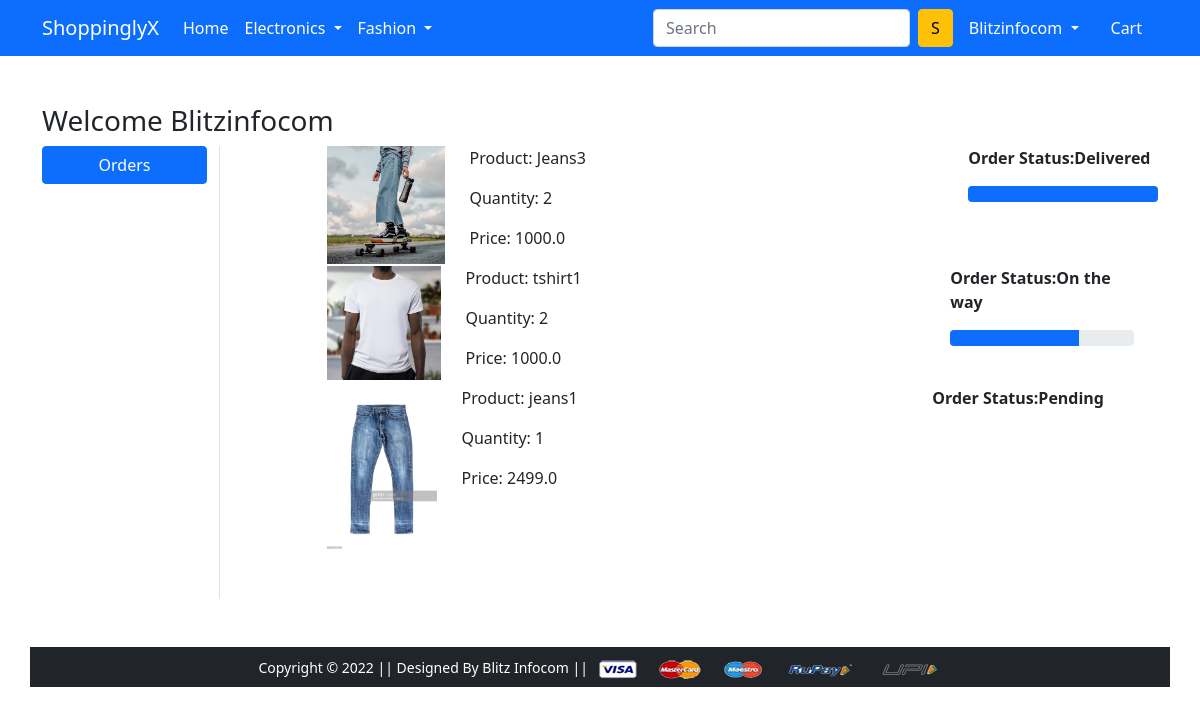
The page /orders/ (signed in) on the database its author committed.
### app/models.py (models this page shows)
class OrderedPlaced(models.Model):
    user=models.ForeignKey(User,on_delete=models.CASCADE)
    customer=models.ForeignKey(Customer,on_delete=models.CASCADE)
    product=models.ForeignKey(Product,on_delete=models.CASCADE)
    quantity=models.PositiveBigIntegerField(default=1)
    ordered_date=models.DateTimeField(auto_now_add=True)
    status=models.CharField(max_length=50,choices=STATUS_CHOICES,default='Pending')
    @property
    def total_cost(self):
     return self.quantity * self.product.discounted_price

class Product(models.Model):
    title=models.CharField(max_length=100)
    selling_price=models.FloatField()
    discounted_price=models.FloatField()
    description=models.TextField()
    brand=models.CharField(max_length=100)
    category=models.CharField(choices=CATEGORY_CHOICES,max_length=2)
    product_image=models.ImageField(upload_to='producting')

### app/views.py (the view)
# urls.py: path('orders/', views.orders, name='orders'),
@login_required
def orders(request):
  op=OrderedPlaced.objects.filter(user=request.user)
  return render(request,'app/orders.html',{'order_placed':op})

### app/templates/app/orders.html (shortened to what this page needs)
{% extends 'app/base.html' %} {% load static %}
{% block main-content %}
<div class="container my-5">
  <div class="row">
    <h3>Welcome <span class="text-capitalize">{{request.user}}</span></h3>
    <div class="col-sm-2 border-end">
      <ul class="list-unstyled">
        <li class="d-grid">
          <a href="{% url 'orders' %}" class="btn btn-primary">Orders</a>
        </li>
      </ul>
    </div>
    <div class="col-sm-9 offset-sm-1">
      {% for op in order_placed %}
      <div class="row showed-sm mb-3">
        <div class="col-sm-2">
          <img
            src="{{op.product.product_image.url}}"
            alt=""
            class="img-fluid"
            height="150"
            width="150"
            srcset=""
          />
        </div>
        <div class="col-sm-7">
          <p>Product: {{op.product.title}}</p>
          <p>Quantity: {{op.quantity}}</p>
          <p>Price: {{op.total_cost}}</p>
        </div>
        <div class="col-sm-3 fw-bold">
          <p>Order Status:{{op.status}}</p>
               {% if op.status == 'On the way' %}
              <div class="progress">
                <div
                  class="progress-bar"
                  role="progressbar"
                  style="width: 70%"
                  aria-valuenow="70"
                  aria-valuemax="100"
                ></div>
                {% endif %}
                 {% if op.status == 'Delivered' %}
                <div class="progress">
                  <div
                    class="progress-bar"
                    role="progressbar"
                    style="width: 100%"
                    aria-valuenow="100"
                    aria-valuemax="100"
                  ></div>
                  {% endif %}
                </div>
              </div>
              {% endfor %}
            </div>
            </div>
            </div>
      {% endblock main-content %}

### app/templates/app/base.html (shortened to what this page needs)
<!doctype html>
{% load static %}
<html lang="en">
  <head>
    <link href="https://cdn.jsdelivr.net/npm/bootstrap@5.0.0-beta1/dist/css/bootstrap.min.css" rel="stylesheet">
    <link rel="stylesheet" href="{% static 'app/css/owl.carousel.min.css' %}">
    <link rel="stylesheet" href="{% static 'app/css/all.min.css' %}">
    <link rel="stylesheet" href="{% static 'app/css/style.css' %}">
  </head>
  <body>
    <nav class="navbar navbar-expand-lg navbar-dark bg-primary">
     <div class="container">
       <a class="navbar-brand" href="/">ShoppinglyX</a>
       <div class="collapse navbar-collapse" id="navbarSupportedContent">
         <ul class="navbar-nav me-auto mb-2 mb-lg-0">
           <li class="nav-item">
             <a class="nav-link active" aria-current="page" href="/">Home</a>
           </li>
           <li class="nav-item dropdown">
             <a class="nav-link dropdown-toggle text-white" href="#" id="electronicsDropdown" role="button" data-bs-toggle="dropdown" aria-expanded="false">
               Electronics
             </a>
           </li>
           <li class="nav-item dropdown">
             <a class="nav-link dropdown-toggle text-white" href="#" id="fashionDropdown" role="button" data-bs-toggle="dropdown" aria-expanded="false">
               Fashion
             </a>
           </li>
         </ul>
         <form class="d-flex">
           <input class="form-control me-2" type="search" placeholder="Search" aria-label="Search">
           <button class="btn btn-warning" type="submit">S</button>
         </form>
         <div>
          <ul class="navbar-nav me-auto mb-2 mb-lg-0">
            {% if request.user.is_authenticated %}
           <li class="nav-item dropdown mx-2">
              <a class="nav-link dropdown-toggle text-white" href="#" id="profileDropdown" role="button" data-bs-toggle="dropdown" aria-expanded="false">
                <span class="text-capitalize"> {{request.user}}</span>
              </a>
            </li>
            <li class="nav-item mx-2">
             <a href="{% url 'showcart' %}" class="nav-link text-white"> Cart </a>
            </li>
            {% endif %}
          </ul>
         </div>
       </div>
     </div>
    </nav>
    {% block main-content %} {% endblock main-content %}
    <footer class="container-fluid bg-dark text-center p-2 mt-5">
        <small class="text-white">Copyright &copy; 2022 || Designed By Blitz Infocom || </small>
        <img src="{% static 'app/images/payment.png' %}" alt="" srcset="" class="img-fluid" height="2px">
    </footer>
  </body>
</html>

### rows shown on the page
OrderedPlaced: product.product_image (picture), product "Jeans3", quantity "2", total_cost "1000.0", status "Delivered"
OrderedPlaced: product.product_image (picture), product "tshirt1", quantity "2", total_cost "1000.0", status "On the way"
OrderedPlaced: product.product_image (picture), product "jeans1", quantity "1", total_cost "2499.0", status "Pending"

### other values the page prints
{{ request.user }} "Blitzinfocom"
